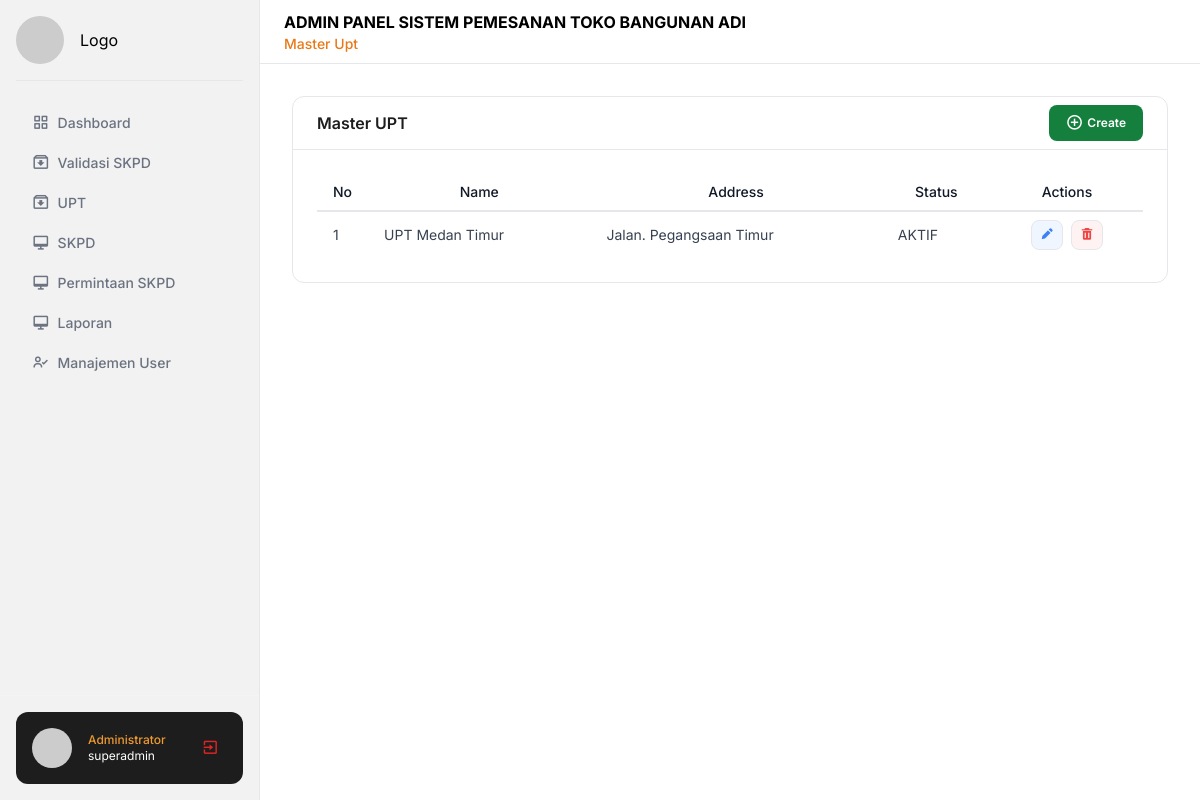
/main/?page=master-upt (signed in), run on the app's committed database.
### tables this page shows
CREATE TABLE `tb_upt` (
  `id` int NOT NULL,
  `nama` varchar(255) NOT NULL,
  `alamat` text NOT NULL,
  `status` enum('AKTIF','TIDAK AKTIF') NOT NULL
);

### utilities/func/query.php (called while the page is built, shortened)
<?php
function getData(
  $table,
  $columns = "*",
  $join = "",
  $condition = "",
  $orderBy = "",
  $limit = ""
) {
  global $conn;
  $query = "SELECT $columns FROM $table";
  if (!empty($orderBy)) {
    $query .= " ORDER BY $orderBy";
  }
  $statement = mysqli_prepare($conn, $query);
  mysqli_stmt_execute($statement);
  $data = array();
  $result = mysqli_stmt_get_result($statement);
  while ($row = mysqli_fetch_assoc($result)) {
    $data[] = $row;
  }
  return $data;
}

### components/table/simple-table.php (the view, shortened to what this page needs)
<?php
function baseTable($data, $columns, $get_url, $imageColumns = [])
{
    $html = '<div class="overflow-x-auto">';
    $html .= '<table id="datatable-style" class="min-w-full divide-y-2 divide-gray-200 bg-white text-sm">';
    $html .= '<thead class="ltr:text-left rtl:text-right">';
    $html .= '<tr>';
    $html .= '<th class="whitespace-nowrap px-4 py-2 font-medium text-gray-900 w-[1px]">No</th>';
    foreach ($columns as $key => $column) {
        $html .= '<th class="whitespace-nowrap px-4 py-2 font-medium text-gray-900">' . $column . '</th>';
    }
    $html .= '<th class="whitespace-nowrap px-4 py-2 font-medium text-gray-900 !text-center">Actions</th>';
    $html .= '</tr>';
    $html .= '</thead>';
    $html .= '<tbody class="divide-y divide-gray-200">';
    $number = 1;
    foreach ($data as $row) {
        $html .= '<tr>';
        $html .= '<td class="whitespace-nowrap px-4 py-2 text-gray-700">' . $number . '</td>';
        foreach ($columns as $key => $column) {
            $value = isset($row[$key]) ? $row[$key] : '';
            if (in_array($key, $imageColumns) && !empty($value)) {
                $fileExtension = pathinfo($value, PATHINFO_EXTENSION);
                $fileUrl = $value;
                if (in_array(strtolower($fileExtension), ['jpg', 'jpeg', 'png'])) {
                    $html .= '<td class="px-4 py-2 text-gray-700">
                        <div class="relative group">
                            <img src="../public/' . $fileUrl . '" alt="Thumbnail" class="h-10 w-10 object-cover rounded cursor-pointer" />
                            <div class="hidden group-hover:flex absolute z-10 top-0 left-0 bg-black bg-opacity-75 p-2 rounded items-center justify-center gap-2">
                                <a href="../public/' . $fileUrl . '" target="_blank" class="text-white hover:text-blue-300">
                                    <i class="bx bx-search-alt text-lg"></i>
                                </a>
                                <a href="../public/' . $fileUrl . '" download class="text-white hover:text-green-300">
                                    <i class="bx bx-download text-lg"></i>
                                </a>
                            </div>
                        </div>
                    </td>';
                } else if (strtolower($fileExtension) == 'pdf') {
                    $html .= '<td class="px-4 py-2 text-gray-700">
                        <div class="relative group">
                            <div class="flex items-center text-red-500 cursor-pointer">
                                <i class="bx bxs-file-pdf text-2xl"></i>
                                <span class="ml-1 text-xs">PDF</span>
                            </div>
                            <div class="hidden group-hover:flex absolute z-10 top-0 left-0 bg-black bg-opacity-75 p-2 rounded items-center justify-center gap-2">
                                <a href="../public/' . $fileUrl . '" target="_blank" class="text-white hover:text-blue-300">
                                    <i class="bx bx-search-alt text-lg"></i>
                                </a>
                                <a href="../public/' . $fileUrl . '" download class="text-white hover:text-green-300">
                                    <i class="bx bx-download text-lg"></i>
                                </a>
                            </div>
                        </div>
                    </td>';
                } else {
                    $html .= '<td class="whitespace-nowrap px-4 py-2 text-gray-700">
                        <span class="text-xs text-gray-500">No file</span>
                    </td>';
                }
            } else {
                $html .= '<td class="whitespace-nowrap px-4 py-2 text-gray-700">' . $value . '</td>';
            }
        }
        $html .= '<td class="whitespace-nowrap px-4 py-2 text-gray-700">
                    <div class="flex justify-center items-center gap-2">
                    <a href="?page='. $get_url .'&act=edit&id=' . $row['id'] . '" class="rounded-lg px-2 py-1 bg-blue-50 border hover:bg-blue-100 transition-all">
                        <i class="bx bxs-pencil text-blue-500"></i>
                    </a>
                    <a href="?page='. $get_url .'&act=delete&id=' . $row['id'] . '" class="rounded-lg px-2 py-1 bg-red-50 border hover:bg-red-100 transition-all" onclick="return confirm(\'Apakah anda yakin ingin menghapus ini?\')">
                        <i class="bx bxs-trash text-red-500"></i>
                    </a>
                    </div>
                  </td>';
        $html .= '</tr>';
        $number++;
    }
    $html .= '</tbody>';
    $html .= '</table>';
    $html .= '</div>';
    return $html;
}

### assets/css/index.css (style rules this page uses)
* { font-family: "Inter", sans-serif; }

### data on the page
tb_upt: nama "UPT Medan Timur", alamat "Jalan. Pegangsaan Timur", status "AKTIF"

### other printed values
$menu['label'] "Dashboard"
$menu['label'] "Validasi SKPD"
$menu['label'] "UPT"
$menu['label'] "SKPD"
$menu['label'] "Permintaan SKPD"
$menu['label'] "Laporan"
$menu['label'] "Manajemen User"
$_SESSION['username'] "superadmin"
$head_title "Master Upt"
$column "Name"
$column "Address"
$column "Status"
